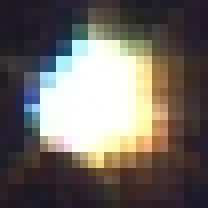
#> input picture test7.png, 26 x 26 px (shown 8 times larger)
$ python optim2d.py   (older library calls are emulated)
#> lines starting #> are read from the running program, lines starting #| are printed output that depends on the picture
# -*- coding: utf-8 -*-

import time
import scipy as sp
import numpy as np
from PIL import Image
import matplotlib as mpl
from scipy import optimize
from mpl_toolkits.mplot3d import Axes3D

"""
Created on Thu Dec 05 17:50:52 2013

@author: greg and andy
"""

def chisq(x,*args):
    A = x[0]
    B = x[1]
    C = x[2]
    D = x[3]
    E = x[4]

    if A<255.:
        return 1e12

    M = A * np.exp(
        -B*(args[1]-x[5])**2 -
         C*(args[2]-x[6])**2 -
         D*(args[1]-x[5])*(args[2]-x[6])
         ) + E


    return np.sqrt(((args[0]-M)**2).sum())


#im   = np.array(Image.open('test.bmp').convert('L')).astype(np.float)
im   = np.array(Image.open('test7.png').convert('L')).astype(np.float)
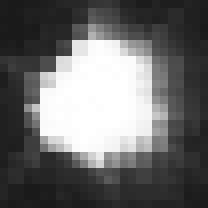
#> im: shape (26, 26) float64 (shown 8 times larger); min 25, max 255, mean 106.7
h,w  = im.shape
#> h = 26; w = 26
y,x  = np.where(im<=250)
#> y = 566 values from 0 to 25; x = 566 values, max 25 at index 25, min 0 at index 0, mean 12.74
pts  = np.vstack((x,y)).T
#> pts = 566 pairs, first value 0 to 25, second value 0 to 25
data = im[pts[:,1],pts[:,0]]
#> data = 566 values, max 250 at index 141, min 25 at index 80, mean 78.11

x0 = [1000.,0.4,0.4,0.8,20,0.5*w,0.5*h] # [amp,B,C,D,constant,ctr_x,ctr_y]
#> x0 = [1000, 0.4, 0.4, 0.8, 20, 13, 13]
# B = -1/(2*(1-lo^2)*sigma_x^2)
# C = -1/(2*(1-lo^2)*sigma_y^2)
# D = -lo/((1-lo^2)*sigma_x*sigma_y)

t1 = time.time()

#x0 = [100.,0.1,0.1,0.2,0.0,0.35*w,0.85*h] # [amp,B,C,D,constant,ctr_x,ctr_y]
#> (the run stopped early here; a loop or call above may not have finished)
